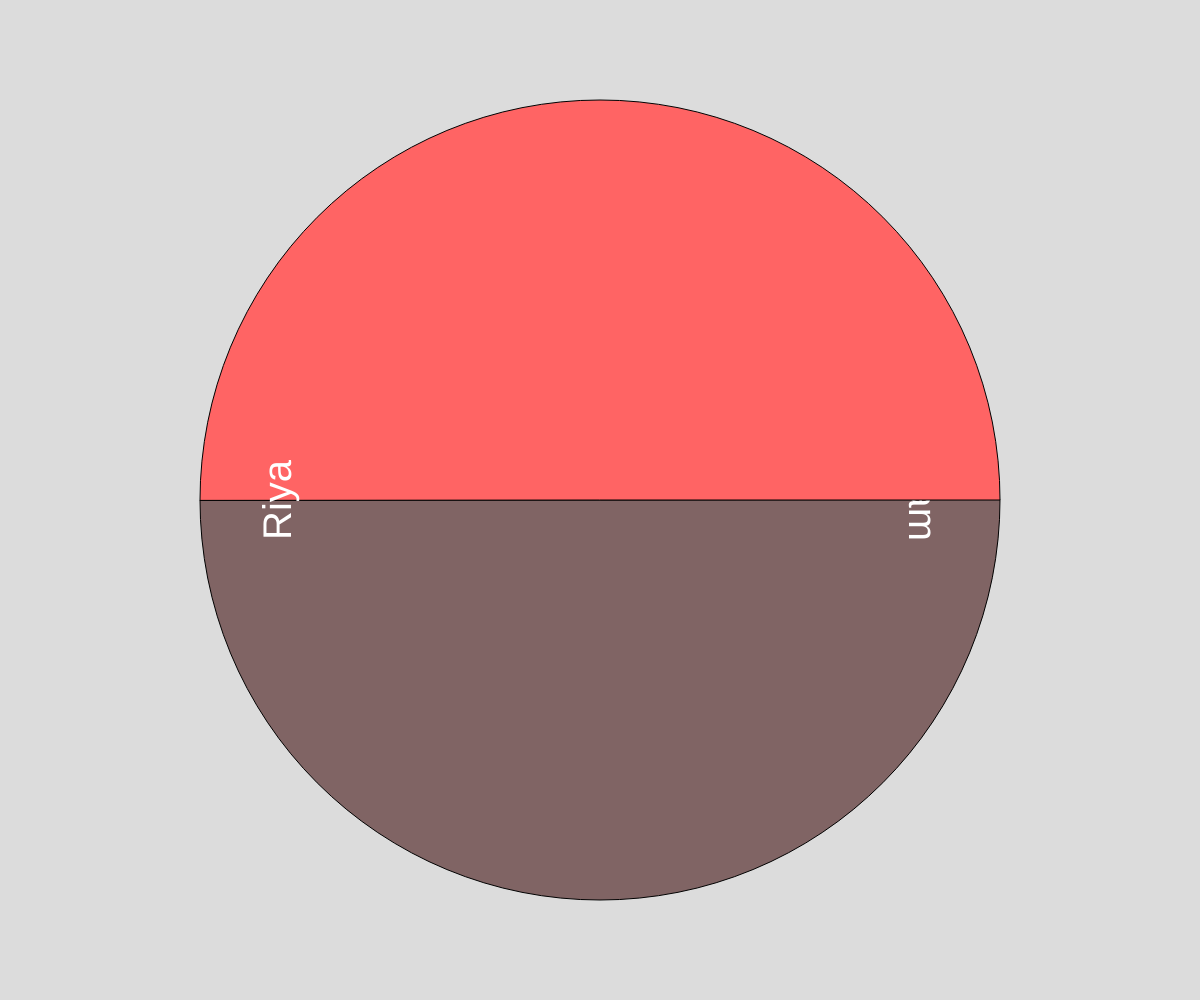
Frame 1 (no input)
Frame 60 (no input): identical to frame 1, image omitted
Frame 120 (the mouse pressed at the canvas centre since frame 60): identical to frame 1, image omitted

The p5.js sketch that drew this single still picture (run headless with seeded random() and noise() and a simulated clock; from frame 60 on, the mouse is pressed at the canvas centre):

// p5.js sketch
// ── sketch.js
let options = ["Sam", "Riya"];
let weights = [0.75, 0.25];
let angle = 0;
let spinning = false;
let result;
let diameter;

function setup() {
  createCanvas(windowWidth, windowHeight);
  diameter = min(width, height) * 0.8;
  textAlign(CENTER, CENTER);
  textSize(diameter / 20);
  angleMode(DEGREES);
}

function draw() {
  background(220);
  translate(width / 2, height / 2);

  // draw the wheel
  for (let i = 0; i < options.length; i++) {
    let arcStart = i * 360 / options.length;
    let arcEnd = (i + 1) * 360 / options.length;
    fill(255 / options.length * (i + 1), 100, 100);
    arc(0, 0, diameter, diameter, arcStart + angle, arcEnd + angle, PIE);
    fill(255);
    rotate(arcStart + angle + (arcEnd - arcStart) / 2);
    text(options[i], 0, -diameter / 2 * 0.8);
    rotate(-(arcStart + angle + (arcEnd - arcStart) / 2));
  }

  // spin the wheel if it's spinning
  if (spinning) {
    angle += random(20, 30);
  }

  // display the result if it's ready
  if (result !== undefined) {
    alert("The wheel landed on: " + result);
    result = undefined;
  }
}

function mouseClicked() {
  // start spinning the wheel on click
  if (!spinning) {
    spinning = true;
    result = undefined;
    setTimeout(stopSpinning, 3000);
  }
}

function stopSpinning() {
  // stop spinning the wheel and select the result
  spinning = false;
  let randomNumber = Math.random();
  let cumulativeProbability = 0;
  for (let i = 0; i < options.length; i++) {
    cumulativeProbability += weights[i];
    if (randomNumber < cumulativeProbability) {
      result = options[i];
      break;
    }
  }
}
